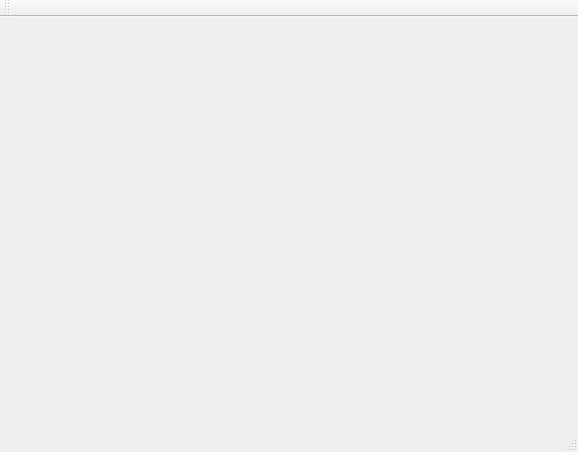
<?xml version="1.0" encoding="UTF-8"?>
<ui version="4.0">
 <class>MainWindow</class>
 <widget class="QMainWindow" name="MainWindow">
  <property name="geometry">
   <rect>
    <x>0</x>
    <y>0</y>
    <width>578</width>
    <height>452</height>
   </rect>
  </property>
  <property name="windowTitle">
   <string>MainWindow</string>
  </property>
  <widget class="QWidget" name="centralWidget">
   <layout class="QGridLayout" name="gridLayout"/>
  </widget>
  <widget class="QMenuBar" name="menuBar">
   <property name="geometry">
    <rect>
     <x>0</x>
     <y>0</y>
     <width>578</width>
     <height>26</height>
    </rect>
   </property>
  </widget>
  <widget class="QToolBar" name="mainToolBar">
   <attribute name="toolBarArea">
    <enum>TopToolBarArea</enum>
   </attribute>
   <attribute name="toolBarBreak">
    <bool>false</bool>
   </attribute>
  </widget>
  <widget class="QStatusBar" name="statusBar"/>
 </widget>
 <layoutdefault spacing="6" margin="11"/>
 <resources/>
 <connections/>
</ui>
